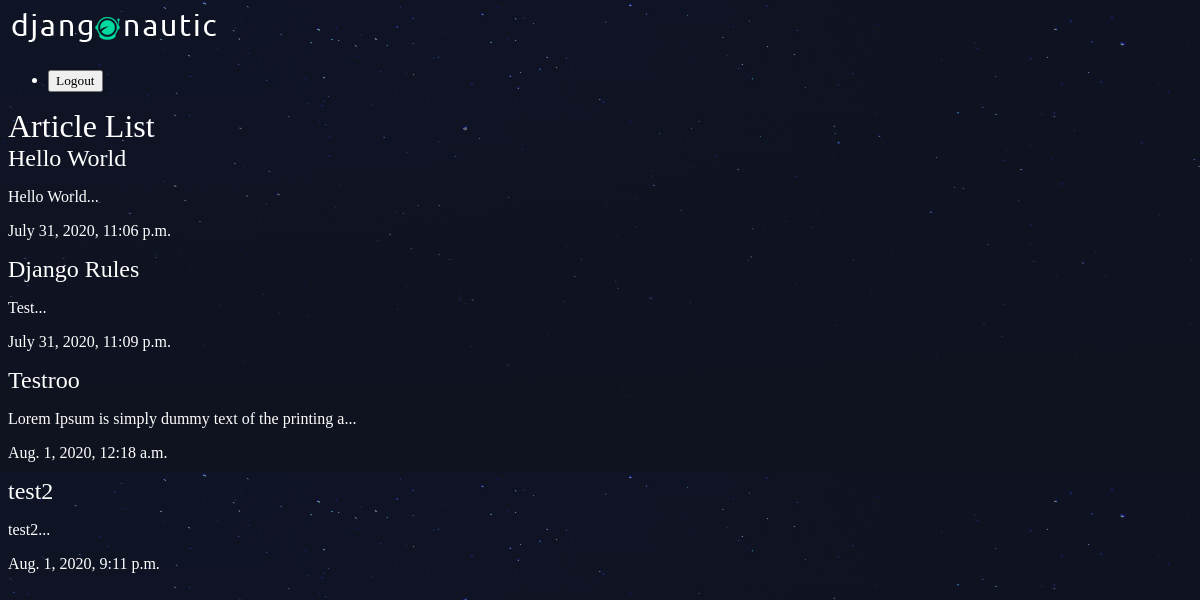
The app's page /articles/ with its own data.
### articles/models.py (models this page shows, shortened)
class Article(models.Model):
    title = models.CharField(max_length=100)
    slug = models.SlugField()
    body = models.TextField()
    date = models.DateTimeField(auto_now_add=True)
    thumb = models.ImageField(default='default.png', blank=True)
    def snippets(self):
        return self.body[:50] + '...'

### articles/views.py (the view)
# urls.py: path('', views.article_list, name='list'),
def article_list(request):
    articles = Article.objects.all().order_by("date")
    return render(request, "articles/article_list.html", {'articles': articles})

### articles/templates/articles/article_list.html
{% extends 'base_layout.html' %}
{% block content %}
<h1>Article List</h1>
<div class="articles">
    {%for article in articles %}
        <div class="article">
            <h2><a href="{% url 'articles:detail' slug=article.slug %}">{{article.title}}</a></h2>
            <p>{{article.snippets}}</p>
            <p>{{article.date}}</p>
        </div>
    {% endfor %}
</div>
{% endblock %}

### assets/styles.css (style rules this page uses)
body { background-color: #0f121f; background-image: url(\stars.png); background-repeat-y: no-repeat; color: #fff; }
body * { font-family: Ubuntu; }
h1, h2, h3, h4, h5 { font-weight: normal; margin: 0; }
a, a:hover, a:visited { color: #fff; text-decoration: none; }

### records on screen
Article: title "Hello World", snippets "Hello World...", date "July 31, 2020, 11:06 p.m."
Article: title "Django Rules", snippets "Test...", date "July 31, 2020, 11:09 p.m."
Article: title "Testroo", snippets "Lorem Ipsum is simply dummy text of the printing a...", date "Aug. 1, 2020, 12:18 a.m."
Article: title "test2", snippets "test2...", date "Aug. 1, 2020, 9:11 p.m."
